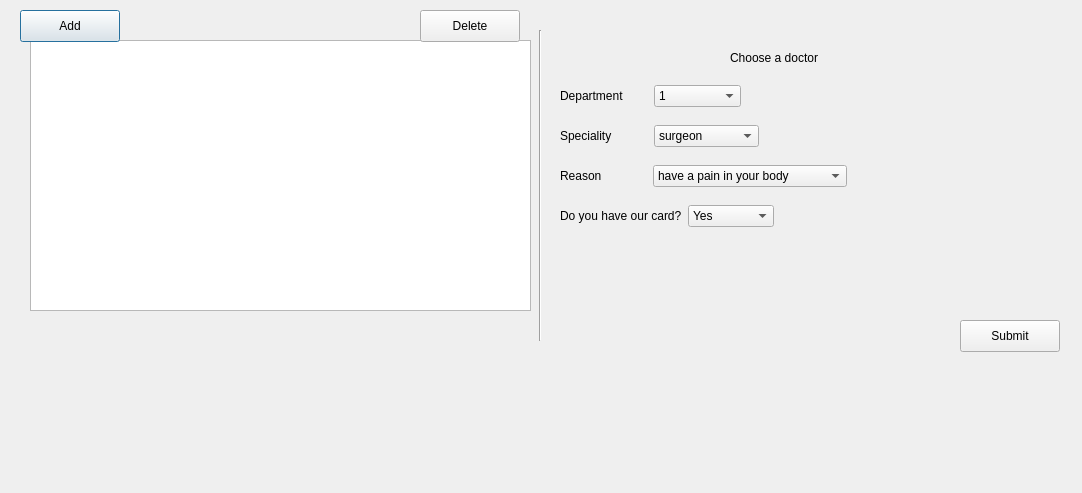
<?xml version="1.0" encoding="UTF-8"?>
<ui version="4.0">
 <class>secondwindow</class>
 <widget class="QDialog" name="secondwindow">
  <property name="geometry">
   <rect>
    <x>0</x>
    <y>0</y>
    <width>1082</width>
    <height>493</height>
   </rect>
  </property>
  <property name="font">
   <font>
    <family>.AppleSystemUIFont</family>
   </font>
  </property>
  <property name="windowTitle">
   <string>Dialog</string>
  </property>
  <widget class="QTableView" name="tableView">
   <property name="geometry">
    <rect>
     <x>30</x>
     <y>40</y>
     <width>501</width>
     <height>271</height>
    </rect>
   </property>
  </widget>
  <widget class="QPushButton" name="pushButton">
   <property name="geometry">
    <rect>
     <x>20</x>
     <y>10</y>
     <width>100</width>
     <height>32</height>
    </rect>
   </property>
   <property name="text">
    <string>Add</string>
   </property>
  </widget>
  <widget class="QPushButton" name="pushButton_2">
   <property name="geometry">
    <rect>
     <x>420</x>
     <y>10</y>
     <width>100</width>
     <height>32</height>
    </rect>
   </property>
   <property name="font">
    <font>
     <family>.AppleSystemUIFont</family>
    </font>
   </property>
   <property name="text">
    <string>Delete</string>
   </property>
  </widget>
  <widget class="Line" name="line">
   <property name="geometry">
    <rect>
     <x>530</x>
     <y>30</y>
     <width>20</width>
     <height>311</height>
    </rect>
   </property>
   <property name="orientation">
    <enum>Qt::Vertical</enum>
   </property>
  </widget>
  <widget class="QLabel" name="label">
   <property name="geometry">
    <rect>
     <x>730</x>
     <y>50</y>
     <width>261</width>
     <height>16</height>
    </rect>
   </property>
   <property name="text">
    <string>Choose a doctor</string>
   </property>
  </widget>
  <widget class="QPushButton" name="pushButton_3">
   <property name="geometry">
    <rect>
     <x>960</x>
     <y>320</y>
     <width>100</width>
     <height>32</height>
    </rect>
   </property>
   <property name="text">
    <string>Submit</string>
   </property>
  </widget>
  <widget class="QWidget" name="layoutWidget">
   <property name="geometry">
    <rect>
     <x>560</x>
     <y>200</y>
     <width>214</width>
     <height>32</height>
    </rect>
   </property>
   <layout class="QHBoxLayout" name="horizontalLayout">
    <item>
     <widget class="QLabel" name="label_5">
      <property name="text">
       <string>Do you have our card?</string>
      </property>
     </widget>
    </item>
    <item>
     <widget class="QComboBox" name="comboBox_4">
      <item>
       <property name="text">
        <string>Yes</string>
       </property>
      </item>
      <item>
       <property name="text">
        <string>No</string>
       </property>
      </item>
     </widget>
    </item>
   </layout>
  </widget>
  <widget class="QWidget" name="layoutWidget">
   <property name="geometry">
    <rect>
     <x>560</x>
     <y>160</y>
     <width>287</width>
     <height>32</height>
    </rect>
   </property>
   <layout class="QHBoxLayout" name="horizontalLayout_2">
    <item>
     <widget class="QLabel" name="label_4">
      <property name="text">
       <string>Reason</string>
      </property>
     </widget>
    </item>
    <item>
     <widget class="QComboBox" name="comboBox_3">
      <item>
       <property name="text">
        <string>have a pain in your body</string>
       </property>
      </item>
      <item>
       <property name="text">
        <string>have problems with psyche</string>
       </property>
      </item>
      <item>
       <property name="text">
        <string>have problem with a teeth</string>
       </property>
      </item>
      <item>
       <property name="text">
        <string>want to be a client of our clinic</string>
       </property>
      </item>
     </widget>
    </item>
   </layout>
  </widget>
  <widget class="QWidget" name="layoutWidget">
   <property name="geometry">
    <rect>
     <x>560</x>
     <y>120</y>
     <width>199</width>
     <height>32</height>
    </rect>
   </property>
   <layout class="QHBoxLayout" name="horizontalLayout_3">
    <item>
     <widget class="QLabel" name="label_3">
      <property name="text">
       <string>Speciality</string>
      </property>
     </widget>
    </item>
    <item>
     <widget class="QComboBox" name="comboBox_2">
      <item>
       <property name="text">
        <string>surgeon</string>
       </property>
      </item>
      <item>
       <property name="text">
        <string>therapy</string>
       </property>
      </item>
      <item>
       <property name="text">
        <string>dentist</string>
       </property>
      </item>
      <item>
       <property name="text">
        <string>pscychologist</string>
       </property>
      </item>
     </widget>
    </item>
   </layout>
  </widget>
  <widget class="QWidget" name="layoutWidget">
   <property name="geometry">
    <rect>
     <x>560</x>
     <y>80</y>
     <width>181</width>
     <height>32</height>
    </rect>
   </property>
   <layout class="QHBoxLayout" name="horizontalLayout_4">
    <item>
     <widget class="QLabel" name="label_2">
      <property name="text">
       <string>Department</string>
      </property>
     </widget>
    </item>
    <item>
     <widget class="QComboBox" name="comboBox">
      <item>
       <property name="text">
        <string>1</string>
       </property>
      </item>
      <item>
       <property name="text">
        <string>5</string>
       </property>
      </item>
      <item>
       <property name="text">
        <string>12</string>
       </property>
      </item>
     </widget>
    </item>
   </layout>
  </widget>
  <zorder>layoutWidget</zorder>
  <zorder>layoutWidget</zorder>
  <zorder>layoutWidget</zorder>
  <zorder>layoutWidget</zorder>
  <zorder>tableView</zorder>
  <zorder>pushButton</zorder>
  <zorder>pushButton_2</zorder>
  <zorder>line</zorder>
  <zorder>label</zorder>
  <zorder>pushButton_3</zorder>
 </widget>
 <resources/>
 <connections/>
</ui>
